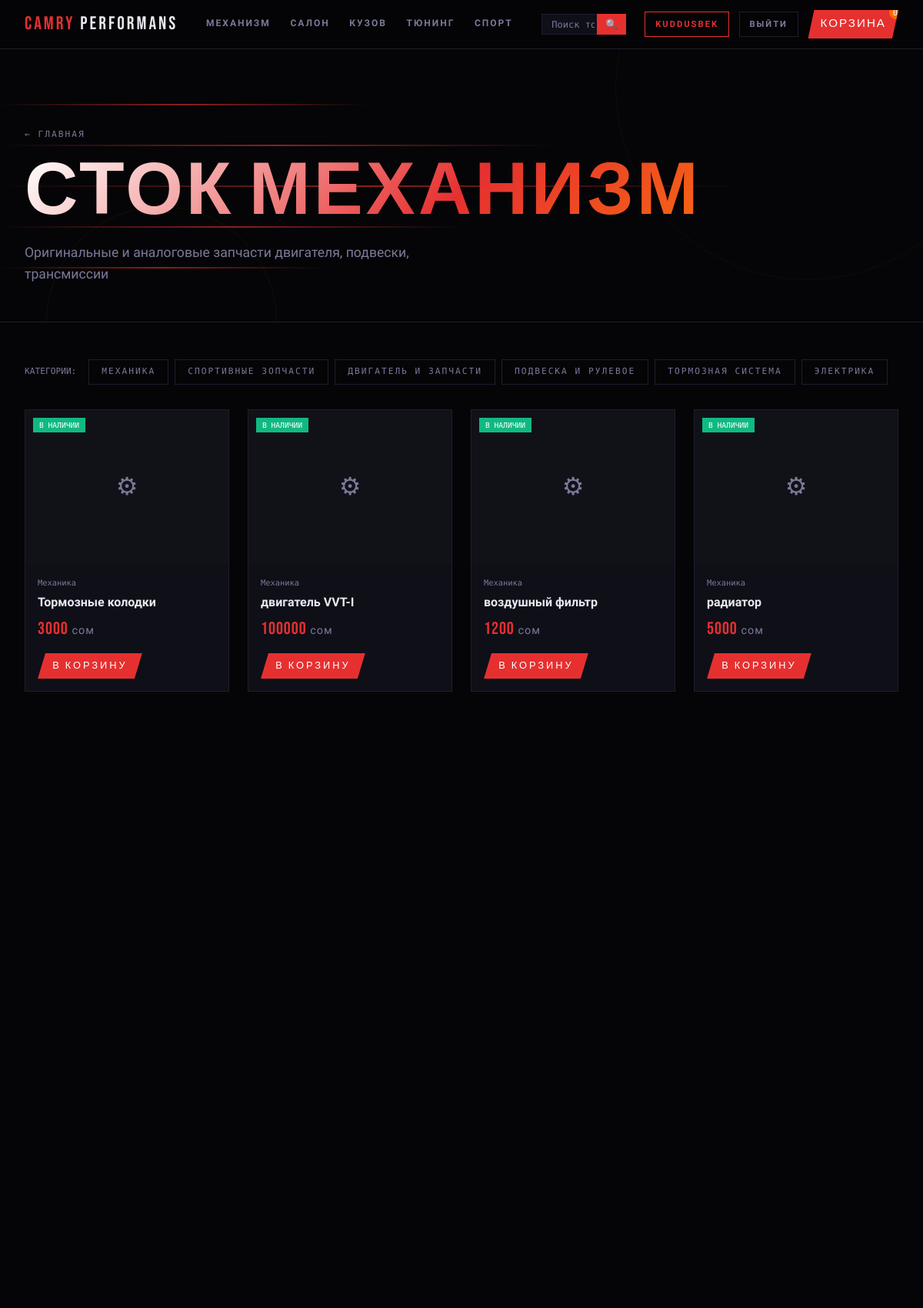
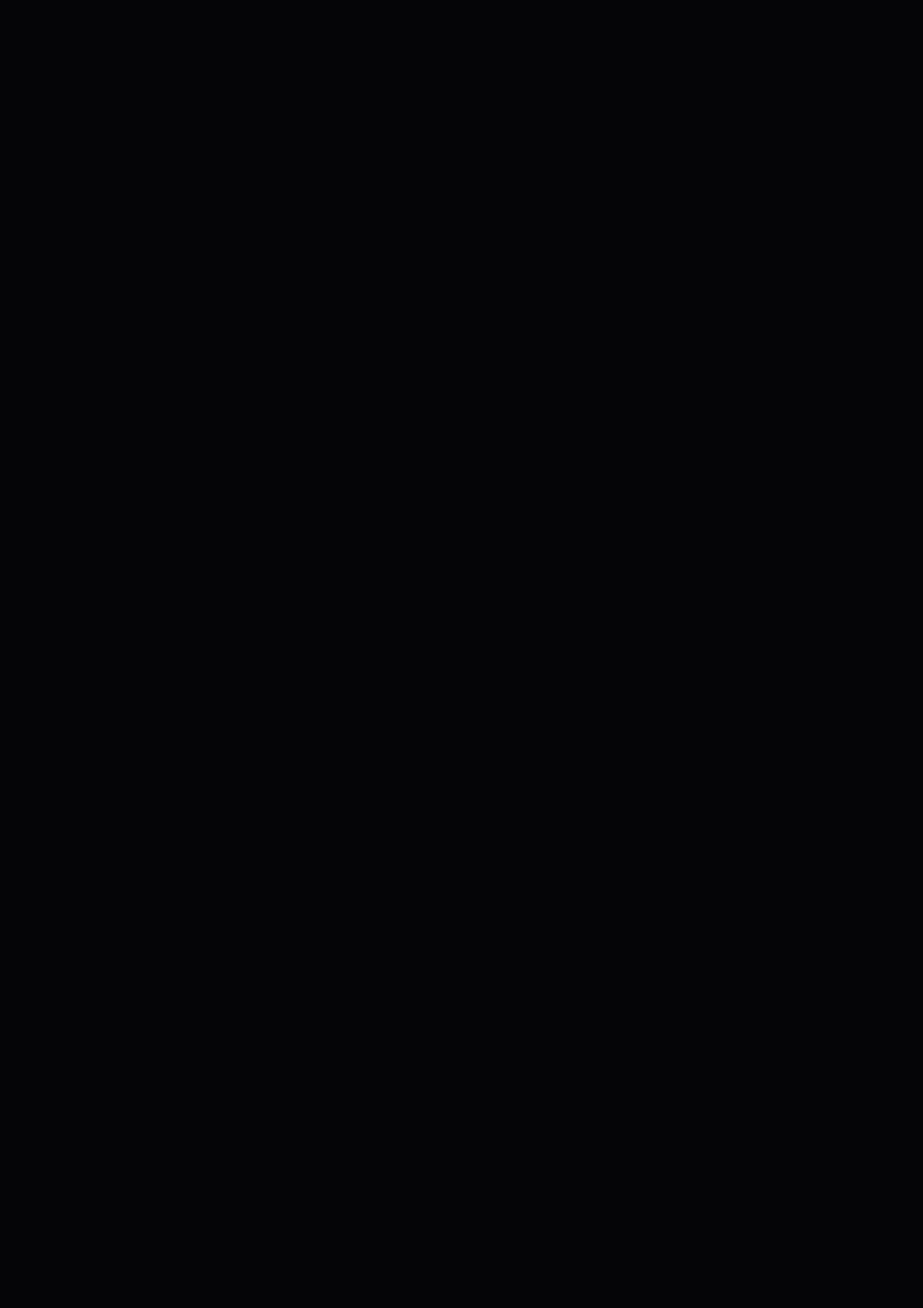
Page /dept/stock/ (signed in, upper part) on the committed database (2 pictures, top to bottom).
### core/models.py (models this page shows, shortened)
class Category(models.Model):
    name       = models.CharField(max_length=100, verbose_name='Название')
    slug       = models.SlugField(unique=True)
    department = models.CharField(max_length=20, choices=DEPARTMENT_CHOICES, default='stock', verbose_name='Отдел')
    description= models.TextField(blank=True, verbose_name='Описание')
    image      = models.ImageField(upload_to='categories/', blank=True, null=True, verbose_name='Фото')
    class Meta:
        verbose_name = 'Категория'
        verbose_name_plural = 'Категории'

class Product(models.Model):
    category       = models.ForeignKey(Category, on_delete=models.CASCADE, related_name='products', verbose_name='Категория')
    compatible_with= models.ManyToManyField(CarModel, blank=True, verbose_name='Совместимость')
    title          = models.CharField(max_length=250, verbose_name='Название')
    description    = models.TextField(verbose_name='Описание')
    price          = models.DecimalField(max_digits=10, decimal_places=2, verbose_name='Цена (сом)')
    image          = models.ImageField(upload_to='products/', blank=True, null=True, verbose_name='Фото')
    in_stock       = models.BooleanField(default=True, verbose_name='В наличии')
    is_premium     = models.BooleanField(default=False, verbose_name='Премиум')
    created_at     = models.DateTimeField(auto_now_add=True)
    class Meta:
        verbose_name = 'Товар'
        verbose_name_plural = 'Товары'

### core/views.py (the view)
# urls.py: path('dept/<str:dept_key>/', views.department, name='department'),
def department(request, dept_key):
    dept = next((d for d in DEPARTMENTS if d['key'] == dept_key), None)
    if not dept:
        return redirect('index')
    categories = Category.objects.filter(department=dept_key)
    products = Product.objects.filter(category__department=dept_key, in_stock=True)
    return render(request, 'department.html', {
        'dept': dept,
        'categories': categories,
        'products': products,
    })

### core/templates/department.html (shortened to what this page needs)
{% extends 'base.html' %}
{% block content %}
<div class="dept-hero">
  <div class="dept-bg">
    <div class="speed-line sl1"></div>
    <div class="speed-line sl2"></div>
    <div class="speed-line sl3"></div>
    <div class="speed-line sl4"></div>
    <div class="speed-line sl5"></div>
    <div class="dept-circle dc1"></div>
    <div class="dept-circle dc2"></div>
  </div>
  <div class="container" style="position:relative;z-index:10;padding-top:6rem;padding-bottom:3rem">
    <a href="/" style="font-family:var(--font-mono);font-size:0.7rem;color:var(--muted);letter-spacing:2px">← ГЛАВНАЯ</a>
    <h1 class="dept-title">{{ dept.label|upper }}</h1>
    <p style="color:var(--muted);max-width:500px;font-size:1.1rem">{{ dept.desc }}</p>
  </div>
</div>
<div class="container" style="padding-top:3rem;padding-bottom:3rem">
  {% if categories %}
  <div style="display:flex;gap:0.5rem;flex-wrap:wrap;margin-bottom:2rem">
    <span style="font-family:var(--font-mono);font-size:0.7rem;color:var(--muted);align-self:center;margin-right:0.5rem">КАТЕГОРИИ:</span>
    {% for cat in categories %}
    <a href="/category/{{ cat.slug }}/" style="font-family:var(--font-mono);font-size:0.7rem;letter-spacing:2px;padding:0.4rem 1rem;border:1px solid var(--border);color:var(--muted);text-transform:uppercase;transition:all 0.2s" onmouseover="this.style.borderColor='var(--red)';this.style.color='var(--red)'" onmouseout="this.style.borderColor='var(--border)';this.style.color='var(--muted)'">{{ cat.name }}</a>
    {% endfor %}
  </div>
  {% endif %}
  {% if products %}
  <div class="product-grid">
    {% for p in products %}
    <a href="/product/{{ p.pk }}/" class="product-card reveal">
      {% if p.in_stock %}<span class="badge-stock">В НАЛИЧИИ</span>{% else %}<span class="badge-nostock">НЕТ</span>{% endif %}
      <div class="product-card-img">
        {% if p.image %}<img src="{{ p.image.url }}" alt="{{ p.title }}">{% else %}&#9881;{% endif %}
      </div>
      <div class="product-card-body">
        <div style="font-family:var(--font-mono);font-size:0.65rem;color:var(--muted);margin-bottom:0.3rem">{{ p.category.name }}</div>
        <div class="product-card-title">{{ p.title }}</div>
        <div class="product-card-price">{{ p.price|floatformat:0 }} <span>сом</span></div>
        <div style="margin-top:0.8rem">
          <span class="btn-red" style="font-size:0.8rem;padding:0.4rem 1.2rem" onclick="addToCart(event,{{ p.pk }})">В КОРЗИНУ</span>
        </div>
      </div>
    </a>
    {% endfor %}
  </div>
  {% else %}
  <div style="text-align:center;padding:5rem 0;color:var(--muted)">
    <div style="font-family:var(--font-head);font-size:2rem;letter-spacing:3px;margin-bottom:1rem">ТОВАРЫ СКОРО</div>
    <p>Добавьте товары в <a href="/admin/core/product/add/" style="color:var(--red)">админ-панели</a></p>
  </div>
  {% endif %}
</div>
{% endblock %}

### core/templates/base.html (shortened to what this page needs)
{% load static %}
<!DOCTYPE html>
<html lang="ru">
<head>
</head>
<body>
<nav class="nav">
  <a href="/" class="nav-logo">CAMRY<span> PERFORMANS</span></a>
  <div class="nav-links">
    <a href="/dept/stock/"    class="nav-link">Механизм</a>
    <a href="/dept/interior/" class="nav-link">Салон</a>
    <a href="/dept/body/"     class="nav-link">Кузов</a>
    <a href="/dept/tuning/"   class="nav-link">Тюнинг</a>
    <a href="/dept/sport/"    class="nav-link">Спорт</a>
  </div>
  <form class="nav-search" method="get" action="/search/">
    <input type="text" name="q" placeholder="Поиск товаров...">
    <button type="submit">🔍</button>
  </form>
  <div class="nav-right">
    {% if user.is_authenticated %}
      <a href="/profile/" class="nav-profile">{{ user.username }}</a>
      <a href="/logout/" class="nav-btn">Выйти</a>
    {% else %}
      <a href="/login/"    class="nav-btn">Войти</a>
      <a href="/register/" class="nav-btn" style="border-color:var(--red);color:var(--red)">Регистрация</a>
    {% endif %}
    <a href="/cart/" class="nav-cart">
      КОРЗИНА
      <span class="cart-badge" id="cart-count">0</span>
    </a>
  </div>
</nav>
<div class="page-body">
  {% block content %}{% endblock %}
</div>
</body>
</html>

### core/templates/department.html (style rules this page uses)
.dept-hero { position:relative; overflow:hidden; background:#050507; border-bottom:1px solid var(--border); min-height:280px; }
.dept-bg { position:absolute;inset:0; }
.speed-line { position:absolute; height:2px; background:linear-gradient(90deg, transparent, rgba(230,48,48,0.6), transparent); animation:speedAnim 2s linear infinite; }
.sl1 { top:20%; width:40%; animation-delay:0s; animation-duration:1.8s; }
.sl2 { top:35%; width:60%; animation-delay:0.3s; animation-duration:2.2s; }
.sl3 { top:50%; width:80%; animation-delay:0.6s; animation-duration:1.5s; }
.sl4 { top:65%; width:50%; animation-delay:0.9s; animation-duration:2.5s; }
.sl5 { top:80%; width:35%; animation-delay:1.2s; animation-duration:1.9s; }
.dept-circle { position:absolute; border-radius:50%; border:1px solid rgba(230,48,48,0.08); animation:rotateSlow linear infinite; }
.dc1 { width:500px;height:500px; top:-200px;right:-100px; animation-duration:25s; }
.dc2 { width:300px;height:300px; bottom:-150px;left:5%; animation-duration:18s; animation-direction:reverse; border-color:rgba(255,165,0,0.06); }
.dept-title { font-family:var(--font-head); font-size:clamp(3rem,8vw,7rem); letter-spacing:4px; line-height:1; margin:1rem 0; background:linear-gradient(135deg, #fff 0%, #e63030 50%, #ff8c00 100%); -webkit-background-clip:text; -webkit-text-fill-color:transparent; background-clip:text; animation:titleGlow 3s ease-in-out infinite; }

### rows in the picture
Category: name "МЕХАНИКА"
Category: name "СПОРТИВНЫЕ ЗОПЧАСТИ"
Category: name "ДВИГАТЕЛЬ И ЗАПЧАСТИ"
Category: name "ПОДВЕСКА И РУЛЕВОЕ"
Category: name "ТОРМОЗНАЯ СИСТЕМА"
Category: name "ЭЛЕКТРИКА"
Product: in_stock "В НАЛИЧИИ", category.name "Механика", title "Тормозные колодки", price "3000"
Product: in_stock "В НАЛИЧИИ", category.name "Механика", title "двигатель VVT-I", price "100000"
Product: in_stock "В НАЛИЧИИ", category.name "Механика", title "воздушный фильтр", price "1200"
Product: in_stock "В НАЛИЧИИ", category.name "Механика", title "радиатор", price "5000"

### other values in the picture
{{ user.username }} "KUDDUSBEK"
{{ dept.label|upper }} "СТОК МЕХАНИЗМ"
{{ dept.desc }} "Оригинальные и аналоговые запчасти двигателя, подвески, трансмиссии"
